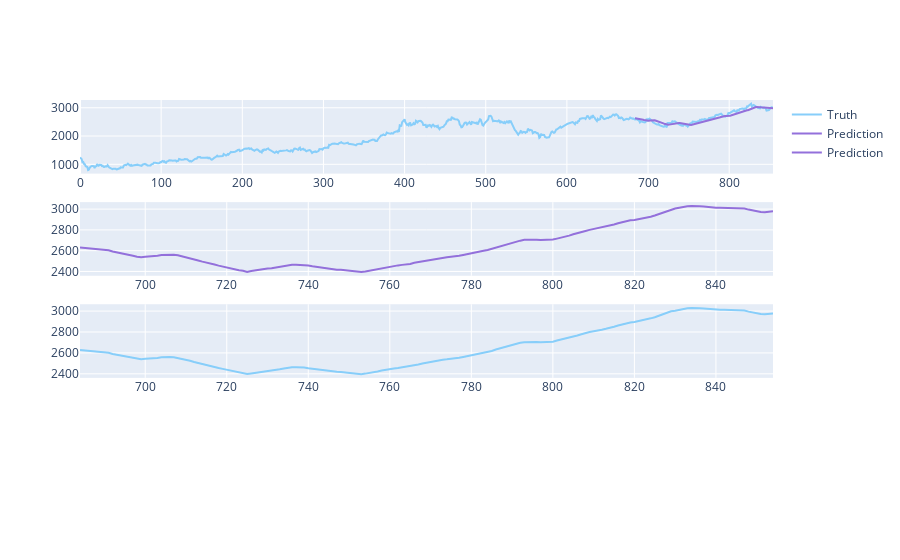

Notebook code cell kept with this figure:
### Code cell
test_vals = temp.index[x_len:]
fig = make_subplots(rows=4, cols=1)
fig.add_trace(go.Scatter(x=temp.index, y=df.Close,
                         name='Truth',
                         marker_color='LightSkyBlue'), row=1, col=1)


fig.add_trace(go.Scatter(x=test_vals,
                         y=y_pred,
                         name='Prediction',
                         marker_color='MediumPurple'), row=1, col=1)


fig.add_trace(go.Scatter(x=test_vals,
                         y=y_pred,
                         name='Prediction',
                         marker_color='MediumPurple'), row=2, col=1)


fig.add_trace(go.Scatter(x=test_vals,
                         y=y_test,
                         name='Truth',
                         marker_color='LightSkyBlue',
                         showlegend=False), row=3, col=1)

# )


fig.show()

### Figure 1 — Plotly figure (JSON) as saved in the notebook; plotly's stock layout.template omitted (floating-point values rounded to 4 significant figures; data arrays with more than 128 entries replaced by an {"elided": "..."} marker saying what was removed)
{"data": [{"marker": {"color": "LightSkyBlue"}, "name": "Truth", "type": "scatter", "x": {"elided": "889 int values"}, "xaxis": "x", "y": {"elided": "855 float values"}, "yaxis": "y"}, {"marker": {"color": "MediumPurple"}, "name": "Prediction", "type": "scatter", "x": {"elided": "205 int values"}, "xaxis": "x", "y": {"elided": "171 float values"}, "yaxis": "y"}, {"marker": {"color": "MediumPurple"}, "name": "Prediction", "type": "scatter", "x": {"elided": "205 int values"}, "xaxis": "x2", "y": {"elided": "171 float values"}, "yaxis": "y2"}, {"marker": {"color": "LightSkyBlue"}, "name": "Truth", "showlegend": false, "type": "scatter", "x": {"elided": "205 int values"}, "xaxis": "x3", "y": {"elided": "171 float values"}, "yaxis": "y3"}], "layout": {"xaxis": {"anchor": "y", "domain": [0, 1]}, "xaxis2": {"anchor": "y2", "domain": [0, 1]}, "xaxis3": {"anchor": "y3", "domain": [0, 1]}, "xaxis4": {"anchor": "y4", "domain": [0, 1]}, "yaxis": {"anchor": "x", "domain": [0.8063, 1]}, "yaxis2": {"anchor": "x2", "domain": [0.5375, 0.7312]}, "yaxis3": {"anchor": "x3", "domain": [0.2687, 0.4625]}, "yaxis4": {"anchor": "x4", "domain": [0, 0.1938]}}}
